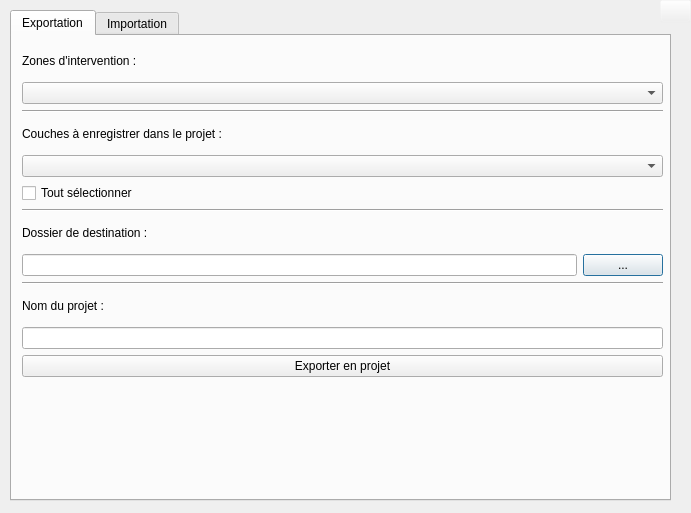
<?xml version="1.0" encoding="UTF-8"?>
<ui version="4.0">
 <class>export_import</class>
 <widget class="QDialog" name="export_import">
  <property name="geometry">
   <rect>
    <x>0</x>
    <y>0</y>
    <width>691</width>
    <height>513</height>
   </rect>
  </property>
  <property name="windowTitle">
   <string>export_import</string>
  </property>
  <widget class="QTabWidget" name="Tab_import_export">
   <property name="geometry">
    <rect>
     <x>10</x>
     <y>10</y>
     <width>661</width>
     <height>491</height>
    </rect>
   </property>
   <property name="currentIndex">
    <number>0</number>
   </property>
   <widget class="QWidget" name="tab">
    <attribute name="title">
     <string>Exportation</string>
    </attribute>
    <widget class="QWidget" name="verticalLayoutWidget_2">
     <property name="geometry">
      <rect>
       <x>10</x>
       <y>10</y>
       <width>641</width>
       <height>331</height>
      </rect>
     </property>
     <layout class="QVBoxLayout" name="verticalLayout_3">
      <item>
       <widget class="QLabel" name="label_13">
        <property name="text">
         <string>Zones d'intervention :</string>
        </property>
       </widget>
      </item>
      <item>
       <widget class="QgsMapLayerComboBox" name="comboBoxZone"/>
      </item>
      <item>
       <widget class="Line" name="line_3">
        <property name="orientation">
         <enum>Qt::Horizontal</enum>
        </property>
       </widget>
      </item>
      <item>
       <widget class="QLabel" name="label_14">
        <property name="text">
         <string>Couches à enregistrer dans le projet :</string>
        </property>
       </widget>
      </item>
      <item>
       <widget class="QgsCheckableComboBox" name="comboBoxCouche"/>
      </item>
      <item>
       <widget class="QCheckBox" name="checkBoxToutSelectionnerCouche">
        <property name="text">
         <string>Tout sélectionner</string>
        </property>
       </widget>
      </item>
      <item>
       <widget class="Line" name="line_4">
        <property name="orientation">
         <enum>Qt::Horizontal</enum>
        </property>
       </widget>
      </item>
      <item>
       <widget class="QLabel" name="label_15">
        <property name="text">
         <string>Dossier de destination :</string>
        </property>
       </widget>
      </item>
      <item>
       <layout class="QHBoxLayout" name="horizontalLayout">
        <item>
         <widget class="QLineEdit" name="lineEditFolder"/>
        </item>
        <item>
         <widget class="QPushButton" name="buttonFolder">
          <property name="text">
           <string>...</string>
          </property>
         </widget>
        </item>
       </layout>
      </item>
      <item>
       <widget class="Line" name="line_5">
        <property name="orientation">
         <enum>Qt::Horizontal</enum>
        </property>
       </widget>
      </item>
      <item>
       <widget class="QLabel" name="label_18">
        <property name="text">
         <string>Nom du projet :</string>
        </property>
       </widget>
      </item>
      <item>
       <widget class="QLineEdit" name="lineEditNomProjet"/>
      </item>
      <item>
       <widget class="QPushButton" name="buttonExporter">
        <property name="text">
         <string>Exporter en projet</string>
        </property>
       </widget>
      </item>
     </layout>
    </widget>
   </widget>
   <widget class="QWidget" name="tab_2">
    <attribute name="title">
     <string>Importation</string>
    </attribute>
    <widget class="QToolBox" name="toolBox">
     <property name="geometry">
      <rect>
       <x>10</x>
       <y>10</y>
       <width>631</width>
       <height>411</height>
      </rect>
     </property>
     <property name="currentIndex">
      <number>0</number>
     </property>
     <widget class="QWidget" name="page_3">
      <property name="geometry">
       <rect>
        <x>0</x>
        <y>0</y>
        <width>631</width>
        <height>330</height>
       </rect>
      </property>
      <attribute name="label">
       <string>Filtrage des entités</string>
      </attribute>
      <widget class="QWidget" name="verticalLayoutWidget_4">
       <property name="geometry">
        <rect>
         <x>10</x>
         <y>10</y>
         <width>611</width>
         <height>61</height>
        </rect>
       </property>
       <layout class="QVBoxLayout" name="verticalLayout_5">
        <item>
         <widget class="QCheckBox" name="checkBoxPolygone">
          <property name="text">
           <string>Mettre à jour uniquement les entités intersectées par une couche polygone :</string>
          </property>
         </widget>
        </item>
        <item>
         <widget class="QgsMapLayerComboBox" name="comboBoxPolygone">
          <property name="enabled">
           <bool>false</bool>
          </property>
         </widget>
        </item>
       </layout>
      </widget>
     </widget>
     <widget class="QWidget" name="page_5">
      <property name="geometry">
       <rect>
        <x>0</x>
        <y>0</y>
        <width>98</width>
        <height>28</height>
       </rect>
      </property>
      <attribute name="label">
       <string>Sélection des couches source et destination</string>
      </attribute>
      <widget class="QWidget" name="centralwidget" native="true">
       <property name="geometry">
        <rect>
         <x>0</x>
         <y>0</y>
         <width>621</width>
         <height>321</height>
        </rect>
       </property>
       <widget class="QWidget" name="verticalLayoutWidget">
        <property name="geometry">
         <rect>
          <x>0</x>
          <y>0</y>
          <width>621</width>
          <height>311</height>
         </rect>
        </property>
        <layout class="QVBoxLayout" name="centralwidgetLayout"/>
       </widget>
      </widget>
     </widget>
     <widget class="QWidget" name="page_4">
      <property name="geometry">
       <rect>
        <x>0</x>
        <y>0</y>
        <width>631</width>
        <height>330</height>
       </rect>
      </property>
      <attribute name="label">
       <string>Options Sharepoint (pièces jointes)</string>
      </attribute>
      <widget class="QWidget" name="layoutWidget">
       <property name="geometry">
        <rect>
         <x>10</x>
         <y>0</y>
         <width>601</width>
         <height>163</height>
        </rect>
       </property>
       <layout class="QFormLayout" name="formLayout">
        <item row="1" column="0">
         <widget class="QLabel" name="label_7">
          <property name="text">
           <string>Site sharepoint :</string>
          </property>
         </widget>
        </item>
        <item row="1" column="1">
         <widget class="QComboBox" name="comboBox_site_sharepoint">
          <item>
           <property name="text">
            <string>ALT-D21-ALTI</string>
           </property>
          </item>
          <item>
           <property name="text">
            <string>ALT-D31-ALTI</string>
           </property>
          </item>
          <item>
           <property name="text">
            <string>ALT-D39-ALTI</string>
           </property>
          </item>
          <item>
           <property name="text">
            <string>ALT-D40-ALTI</string>
           </property>
          </item>
          <item>
           <property name="text">
            <string>ALT-D50-ALTI</string>
           </property>
          </item>
          <item>
           <property name="text">
            <string>ALT-D82ALTI</string>
           </property>
          </item>
          <item>
           <property name="text">
            <string>ALT-D85-ALTI</string>
           </property>
          </item>
          <item>
           <property name="text">
            <string>ALT-D89-ALTI</string>
           </property>
          </item>
          <item>
           <property name="text">
            <string>PROJETSVDRRAD</string>
           </property>
          </item>
         </widget>
        </item>
        <item row="2" column="0">
         <widget class="QLabel" name="label_8">
          <property name="text">
           <string>Dossier sharepoint:</string>
          </property>
         </widget>
        </item>
        <item row="2" column="1">
         <layout class="QHBoxLayout" name="horizontalLayout_2">
          <item>
           <widget class="QComboBox" name="comboBox_dossier_sharepoint"/>
          </item>
          <item>
           <widget class="QPushButton" name="button_ajouter_url">
            <property name="text">
             <string>Ajouter</string>
            </property>
           </widget>
          </item>
         </layout>
        </item>
        <item row="0" column="1">
         <layout class="QVBoxLayout" name="verticalLayout_4">
          <item>
           <widget class="QTextEdit" name="label_url_sharepoint">
            <property name="enabled">
             <bool>false</bool>
            </property>
           </widget>
          </item>
          <item>
           <layout class="QHBoxLayout" name="horizontalLayout_4">
            <item>
             <widget class="QPushButton" name="button_copier_url">
              <property name="text">
               <string>Copier</string>
              </property>
             </widget>
            </item>
            <item>
             <widget class="QPushButton" name="button_supprimer_url">
              <property name="text">
               <string>Réinitialiser</string>
              </property>
             </widget>
            </item>
           </layout>
          </item>
         </layout>
        </item>
        <item row="0" column="0">
         <widget class="QLabel" name="label_5">
          <property name="text">
           <string>URL Sharepoint :</string>
          </property>
         </widget>
        </item>
       </layout>
      </widget>
     </widget>
    </widget>
    <widget class="QPushButton" name="boutonImport">
     <property name="geometry">
      <rect>
       <x>10</x>
       <y>430</y>
       <width>631</width>
       <height>23</height>
      </rect>
     </property>
     <property name="text">
      <string>Importer vers la couche de destination</string>
     </property>
    </widget>
   </widget>
  </widget>
  <widget class="QPushButton" name="helpButton">
   <property name="geometry">
    <rect>
     <x>660</x>
     <y>0</y>
     <width>31</width>
     <height>23</height>
    </rect>
   </property>
   <property name="styleSheet">
    <string notr="true">background-color: rgba(240, 240, 240, 0)</string>
   </property>
   <property name="text">
    <string/>
   </property>
   <property name="icon">
    <iconset>
     <normaloff>help/help.png</normaloff>help/help.png</iconset>
   </property>
  </widget>
 </widget>
 <customwidgets>
  <customwidget>
   <class>QgsCheckableComboBox</class>
   <extends>QComboBox</extends>
   <header>qgscheckablecombobox.h</header>
  </customwidget>
  <customwidget>
   <class>QgsMapLayerComboBox</class>
   <extends>QComboBox</extends>
   <header>qgsmaplayercombobox.h</header>
  </customwidget>
 </customwidgets>
 <tabstops>
  <tabstop>helpButton</tabstop>
  <tabstop>Tab_import_export</tabstop>
  <tabstop>comboBoxZone</tabstop>
  <tabstop>comboBoxCouche</tabstop>
  <tabstop>checkBoxToutSelectionnerCouche</tabstop>
  <tabstop>lineEditFolder</tabstop>
  <tabstop>buttonFolder</tabstop>
  <tabstop>lineEditNomProjet</tabstop>
  <tabstop>buttonExporter</tabstop>
  <tabstop>checkBoxPolygone</tabstop>
  <tabstop>comboBoxPolygone</tabstop>
  <tabstop>comboBox_site_sharepoint</tabstop>
  <tabstop>comboBox_dossier_sharepoint</tabstop>
  <tabstop>button_ajouter_url</tabstop>
  <tabstop>label_url_sharepoint</tabstop>
  <tabstop>button_copier_url</tabstop>
  <tabstop>button_supprimer_url</tabstop>
  <tabstop>boutonImport</tabstop>
 </tabstops>
 <resources/>
 <connections>
  <connection>
   <sender>helpButton</sender>
   <signal>clicked()</signal>
   <receiver>export_import</receiver>
   <slot>openHelp()</slot>
   <hints>
    <hint type="sourcelabel">
     <x>671</x>
     <y>13</y>
    </hint>
    <hint type="destinationlabel">
     <x>636</x>
     <y>6</y>
    </hint>
   </hints>
  </connection>
  <connection>
   <sender>buttonExporter</sender>
   <signal>clicked()</signal>
   <receiver>export_import</receiver>
   <slot>exporterProjet()</slot>
   <hints>
    <hint type="sourcelabel">
     <x>606</x>
     <y>365</y>
    </hint>
    <hint type="destinationlabel">
     <x>666</x>
     <y>214</y>
    </hint>
   </hints>
  </connection>
  <connection>
   <sender>buttonFolder</sender>
   <signal>clicked()</signal>
   <receiver>export_import</receiver>
   <slot>chercherDossier()</slot>
   <hints>
    <hint type="sourcelabel">
     <x>660</x>
     <y>268</y>
    </hint>
    <hint type="destinationlabel">
     <x>666</x>
     <y>166</y>
    </hint>
   </hints>
  </connection>
  <connection>
   <sender>boutonImport</sender>
   <signal>clicked()</signal>
   <receiver>export_import</receiver>
   <slot>importDonnee()</slot>
   <hints>
    <hint type="sourcelabel">
     <x>172</x>
     <y>374</y>
    </hint>
    <hint type="destinationlabel">
     <x>200</x>
     <y>185</y>
    </hint>
   </hints>
  </connection>
 </connections>
 <slots>
  <slot>importDonnee()</slot>
  <slot>chercherDossier()</slot>
  <slot>exporterProjet()</slot>
  <slot>openHelp()</slot>
  <slot>addGroupBox()</slot>
  <slot>deleteLaterGroupBox()</slot>
 </slots>
</ui>
